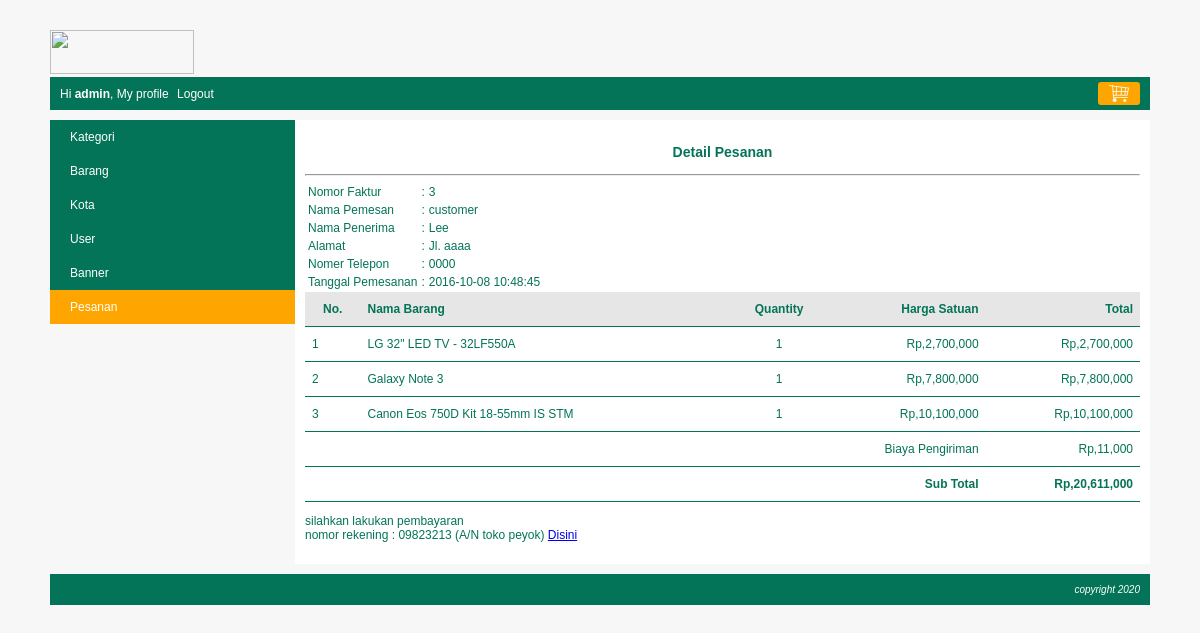
/index.php?page=my_profile&module=pesanan&action=detail&pesanan_id=3 (signed in), run on the app's committed database.
### tables this page shows
CREATE TABLE `pesanan` (
  `pesanan_id` int(10) NOT NULL,
  `kota_id` int(10) NOT NULL,
  `user_id` int(10) NOT NULL,
  `nama_penerima` varchar(150) NOT NULL,
  `nomor_telepon` varchar(15) NOT NULL,
  `alamat` varchar(300) NOT NULL,
  `tanggal_pemesanan` datetime NOT NULL,
  `status` tinyint(4) NOT NULL
);

CREATE TABLE `user` (
  `user_id` int(10) NOT NULL,
  `level` varchar(30) NOT NULL,
  `nama` varchar(150) NOT NULL,
  `email` varchar(160) NOT NULL,
  `alamat` varchar(400) NOT NULL,
  `phone` varchar(15) NOT NULL,
  `password` varchar(300) NOT NULL,
  `status` enum('on','off') NOT NULL
);

CREATE TABLE `pesanan_detail` (
  `pesanan_id` int(10) NOT NULL,
  `barang_id` int(10) NOT NULL,
  `quantity` tinyint(2) NOT NULL,
  `harga` int(10) NOT NULL
);

CREATE TABLE `barang` (
  `barang_id` int(10) NOT NULL,
  `kategori_id` int(10) NOT NULL,
  `nama_barang` varchar(250) NOT NULL,
  `spesifikasi` text NOT NULL,
  `gambar` varchar(300) NOT NULL,
  `harga` int(10) NOT NULL,
  `stok` tinyint(1) NOT NULL,
  `status` enum('on','off') NOT NULL
);

CREATE TABLE `kota` (
  `kota_id` int(10) NOT NULL,
  `kota` varchar(150) NOT NULL,
  `tarif` int(10) NOT NULL,
  `status` enum('on','off') NOT NULL
);

### function/helper.php (called while the page is built, shortened)
<?php
function rupiah($nilai = 0){
  $string = "Rp,".number_format($nilai);
  return $string;
}
?>

### module/pesanan/detail.php (the view, shortened to what this page needs)
<?php
  $pesanan_id = $_GET["pesanan_id"];
  $query = mysqli_query($koneksi, "SELECT pesanan.pesanan_id, pesanan.nama_penerima, pesanan.nomor_telepon, pesanan.alamat, pesanan.tanggal_pemesanan, user.nama, kota.kota, kota.tarif FROM pesanan JOIN user ON pesanan.user_id=user.user_id JOIN kota ON kota.kota_id=pesanan.kota_id WHERE pesanan.pesanan_id='$pesanan_id'");
  $row = mysqli_fetch_assoc($query);
  $tanggal_pemesanan = $row['tanggal_pemesanan'];
  $nama_penerima = $row['nama_penerima'];
  $nomor_telepon = $row['nomor_telepon'];
  $alamat = $row['alamat'];
  $tarif = $row['tarif'];
  $nama = $row['nama'];
?>
<div id="frame-faktur">
  <h3><center>Detail Pesanan</center></h3>
  <hr/>
  <table>
    <tr>
      <td>Nomor Faktur</td>
      <td>:</td>
      <td><?php echo $pesanan_id ?></td>
    </tr>
    <tr>
      <td>Nama Pemesan</td>
      <td>:</td>
      <td><?php echo $nama ?></td>
    </tr>
    <tr>
      <td>Nama Penerima</td>
      <td>:</td>
      <td><?php echo $nama_penerima ?></td>
    </tr>
    <tr>
      <td>Alamat</td>
      <td>:</td>
      <td><?php echo $alamat ?></td>
    </tr>
    <tr>
      <td>Nomer Telepon</td>
      <td>:</td>
      <td><?php echo $nomor_telepon ?></td>
    </tr>
    <tr>
      <td>Tanggal Pemesanan</td>
      <td>:</td>
      <td><?php echo $tanggal_pemesanan ?></td>
    </tr>
  </table>
</div>
<table class="table-list">
  <tr class="baris-title">
    <th class="no">No.</th>
    <th class="kiri">Nama Barang</th>
    <th class="tengah">Quantity</th>
    <th class="kanan">Harga Satuan</th>
    <th class="kanan">Total</th>
  </tr>
  <?php
    $queryDetail = mysqli_query($koneksi, "SELECT pesanan_detail.*, barang.nama_barang FROM pesanan_detail JOIN barang ON pesanan_detail.barang_id=barang.barang_id WHERE pesanan_detail.pesanan_id='$pesanan_id'");
    $no = 1;
    $subtotal = 0;
    while($rowDetail = mysqli_fetch_assoc($queryDetail)){
      $total = $rowDetail["harga"]*$rowDetail["quantity"];
      $subtotal = $subtotal+$total;
      echo "<tr>
              <td class='no'>$no</td>
              <td class='kiri'>$rowDetail[nama_barang]</td>
              <td class='tengah'>$rowDetail[quantity]</td>
              <td class='kanan'>".rupiah($rowDetail["harga"])."</td>
              <td class='kanan'>".rupiah($total)."</td>
            </tr>";
      $no++;
    }
    $subtotal = $subtotal + $tarif;
  ?>
  <tr>
    <td class="kanan" colspan="4">Biaya Pengiriman</td>
    <td class="kanan"><?php echo rupiah($tarif); ?></td>
  </tr>
  <tr>
    <td class="kanan" colspan="4"><b>Sub Total</b></td>
    <td class="kanan"><b><?php echo rupiah($subtotal); ?></b></td>
  </tr>
</table>
<div id="frame-keterangan-pembayaran">
  <p>silahkan lakukan pembayaran<br/>
    nomor rekening : 09823213 (A/N toko peyok)
    <a href="<?php echo BASE_URL."index.php?page=my_profile&module=pesanan&action=konfirmasi_pembayaran&pesanan_id=$pesanan_id" ?>">Disini</a>
  </p>
</div>

### css/style.css (style rules this page uses)
body { font-family: Arial; font-size: 12px; color: rgb(3, 116, 87); background: #f7f7f7; margin: 0px; }
.table-list { width: 100%; border-collapse: collapse; }
.table-list tr.baris-title { background: #e6e6e6; }
.table-list tr th, .table-list tr td { padding: 10px 7px; }
.kiri { text-align: left; }
.kanan { text-align: right; }
.tengah { text-align: center; }
.table-list tr { border-bottom: 1px solid; }

### data on the page
pesanan: user.nama "customer", nama_penerima "Lee", alamat "Jl. aaaa", nomor_telepon "0000", tanggal_pemesanan "2016-10-08 10:48:45", kota.tarif "Rp,11,000"
pesanan_detail: barang.nama_barang "LG 32\" LED TV - 32LF550A", quantity "1", harga "Rp,2,700,000", rupiah($total) "Rp,2,700,000"
pesanan_detail: barang.nama_barang "Galaxy Note 3", quantity "1", harga "Rp,7,800,000", rupiah($total) "Rp,7,800,000"
pesanan_detail: barang.nama_barang "Canon Eos 750D Kit 18-55mm IS STM", quantity "1", harga "Rp,10,100,000", rupiah($total) "Rp,10,100,000"

### other printed values
$nama "admin"
$pesanan_id "3"
rupiah($subtotal) "Rp,20,611,000"
